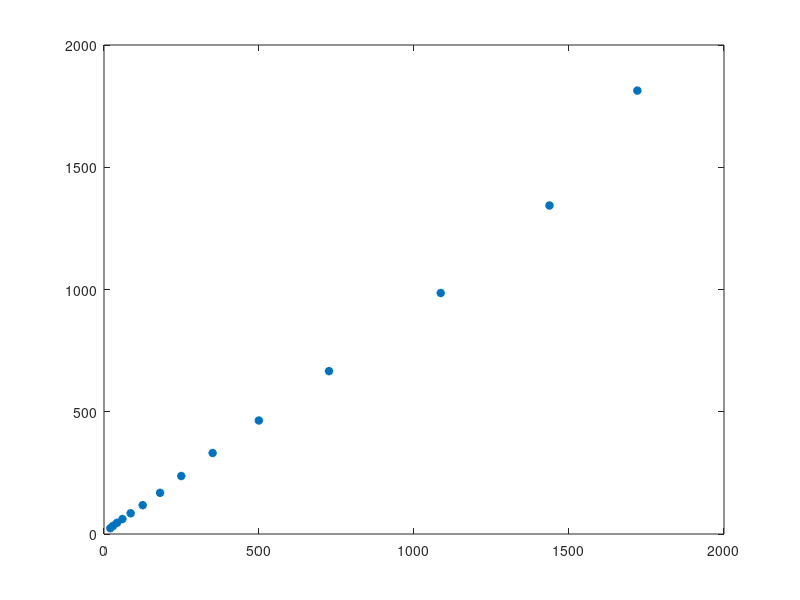

Reproduce this figure in MATLAB. (Note: this script raises an error after producing the figure.)
addpath(genpath('thirdparty/'))
vialset = 'MnCl2';
mean_t2_mcse = [1813.5 1343.6 985.7 666.1 464.2 331.3 237.1 168.5 117.9 84.8 61.2 46  33.6 23.8];
std_t2_mcse  = [  57.8   31    24.2  14.5   7.3   6.4   4.9   4.5   4.3  2.4  2.4 1.5  1.2  0.9];

mean_t2_sese = [1720.37 1437.05 1086.18 725.75 499.53 350.31 249.33 180.83 124.75 85.99 59.5 42.14 29.6  20.41];
std_t2_sese  = [ 438.33  133.08   30.93  27.21  20.23  10.14  9.83    5.88   3.39  3.09  2.65 1.78  1.55  1.24];


figure; plot(mean_t2_sese, mean_t2_mcse,  '*', 'LineWidth',2); 
errorbarxy(mean_t2_sese, mean_t2_mcse, std_t2_sese, std_t2_mcse)
hold on; plot([0, max(mean_t2_sese)], [0, max(mean_t2_sese)], 'r--', LineWidth=2); axis square;
ylabel('MCSE T2 [ms]'); xlabel('SESE T2 [ms]')
title(sprintf('%s array T2 comparison', vialset));
xlim([0 2500]); ylim([0 2500])
set(findall(gcf,'-property','FontSize'),'FontSize',20)